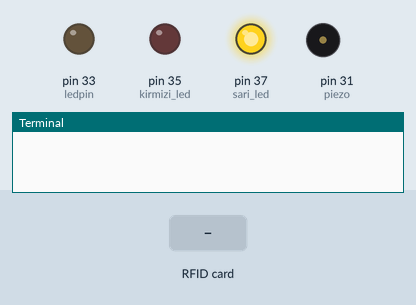
The program below on a simulated Raspberry Pi (header pin numbers). Shown: output pins drawn as LEDs (lit = HIGH), buzzer (waves = sounding, pin HIGH), the last lines printed to the terminal. The inputs (shaded band) are chosen by the test bench. At 16.7 s the program stops and its outputs stay as they are.

Above: at 10.5 s.
10.6 s: RFID card 3D 14 73 D5 held to the reader
At 12.0 s:
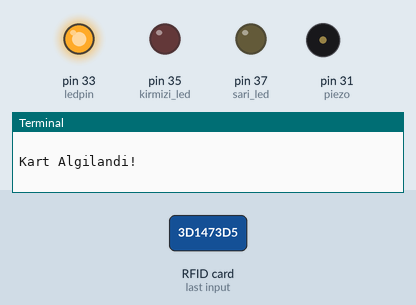
At 17.0 s:
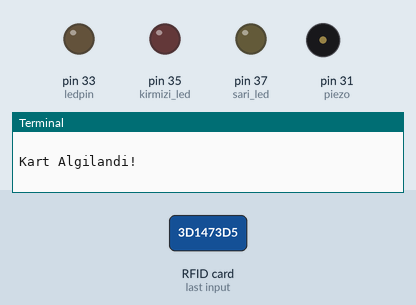
Timing chart, 0 to 18.2 s (numbered marks = the images above; inputs shaded):
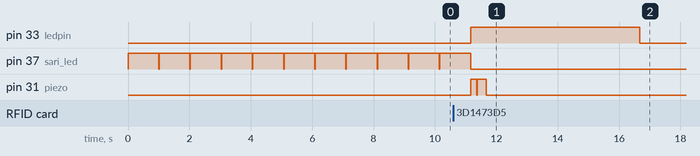

The program:

main.py
```python
from pirc522 import RFID
import signal
import time
import RPi.GPIO as GPIO
import smtplib

ledpin=33

GPIO.setmode(GPIO.BOARD)
#GPIO.cleanup()


GPIO.setup(ledpin, GPIO.OUT)
rdr = RFID()
util = rdr.util()
util.debug = True

pir_sensor = 16
piezo = 31
sari_led=37
kirmizi_led=35
GPIO.setup(sari_led, GPIO.OUT)
GPIO.setup(kirmizi_led, GPIO.OUT)
GPIO.setup(pir_sensor, GPIO.IN)
GPIO.setup(piezo, GPIO.OUT)
current_state = 0
devam = True
correct_card_id = [61, 20, 115, 213, 143]

def mail_gonder():
    smtpUser= "example@gmail.com"
    smtpPass="password"

    tarih=time.strftime("%d"+ "."+"%m"+ "."+"%Y")
    saat=time.strftime("%X")
    #print(tarih)
    toAdd="example@gmail.com"
    fromAdd=smtpUser

    subject="!! SECURITY SAFE UYARI !!"
    header="To:"+ toAdd + "\n" + "From:" + fromAdd + "\n" + "Subject:" + subject
    body=f"""{tarih} tarihinde,  {saat} saatinde kasaniza izinsiz giris tespit edilmistir."""

    s=smtplib.SMTP("smtp.gmail.com",587)
    s.ehlo()
    s.starttls()
    s.ehlo()
    s.login(smtpUser,smtpPass)

    s.sendmail(fromAdd,toAdd,header + "\n\n" + body)
    print("Mail Gönderildi...")

    s.quit()


try:
    while devam:
                GPIO.output(kirmizi_led,False)
                GPIO.output(ledpin, False)
                GPIO.output(sari_led,True)
                GPIO.output(piezo,False)

                time.sleep(1)
                GPIO.output(sari_led,False)
                current_state = GPIO.input(pir_sensor)
                if current_state ==1:
                    mail_gonder()
                    print("GPIO pin %s is %s" % (pir_sensor, current_state))
                    GPIO.output(piezo,True)
                    GPIO.output(kirmizi_led,True)
                    time.sleep(5)


                    GPIO.output(piezo,False)
                    GPIO.output(kirmizi_led,False)
                    time.sleep(2)

                (error, data) = rdr.request()
                if not error:
                    print("\nKart Algilandi!")
                    (error, uid) = rdr.anticoll()
                    if not error:

                        card_id= uid
                        if uid == correct_card_id:

                            GPIO.output(ledpin, True)
                            GPIO.output(piezo, True)
                            time.sleep(0.2)
                            GPIO.output(piezo,False)
                            time.sleep(0.01)
                            GPIO.output(piezo, True)
                            time.sleep(0.3)
                            GPIO.output(piezo,False)
                            time.sleep(5)
                            devam = False

except KeyboardInterrupt:
    pass
finally:
    GPIO.cleanup()
```

Measured:
- after the input at 10.6 s, pin 33 (ledpin): LOW → HIGH after 0.57 s, → LOW 5.5 s later; pin 37 (sari_led): goes on until 11.2 s, then stays LOW; pin 31 (piezo): LOW → HIGH after 0.57 s, → LOW 0.20 s later, → HIGH 0.01 s later, → LOW 0.30 s later
